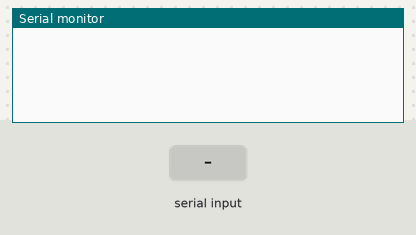
Bench run of a program on a simulated Arduino Uno, built with avr-gcc and run on an emulated ATmega328P. Shown: the last lines printed to the serial monitor. Inputs (shaded band) come from the test bench.

Above: at 1.2 s.
1.3 s: "90,45\n" received over Serial
At 2.5 s:
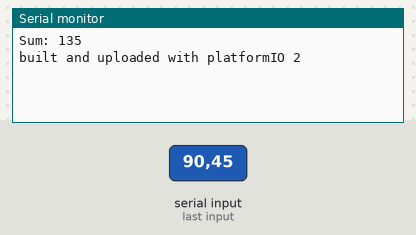
2.8 s: "30,150\n" received over Serial
At 4.0 s:
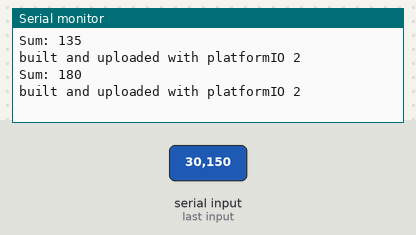

Measured:
- after the input at 1.3 s, the serial monitor: prints a new line at once (image 1)
- after the input at 2.8 s, the serial monitor: prints a new line at once (image 2)

The program:

main.cpp
```cpp
#include <Arduino.h>

//just function prototypes to make it cleaner
//ugly function that checks serial port for two numbers and puts them into predeclared variables
int getTwoNumbers(int &num1, int &num2);
//ugly function that takes two numbers and sends them to serial port plus a cheeky message
void calculateAndSendSum(int num1, int num2);

//setup function
void setup() {
  Serial.begin(9600);
}

//main loop
void loop() {
  int num1, num2;

  if (getTwoNumbers(num1, num2)) {
    calculateAndSendSum(num1, num2);
  }
}

// start of functions

int getTwoNumbers(int &num1, int &num2) {
  int result{0};
  if (Serial.available() >= 2) {
    num1 = Serial.parseInt();
    num2 = Serial.parseInt();

    if (Serial.read() == '\n') {
      result = 1; // Return 1 to indicate successful parsing
    }
  }
  return result; // Return 0 if there are not enough bytes or the input is not complete
}

void calculateAndSendSum(int num1, int num2) {
  int sum = num1 + num2;
  Serial.println("Sum: " + String(sum));
  Serial.println("built and uploaded with platformIO 2");
}
```
